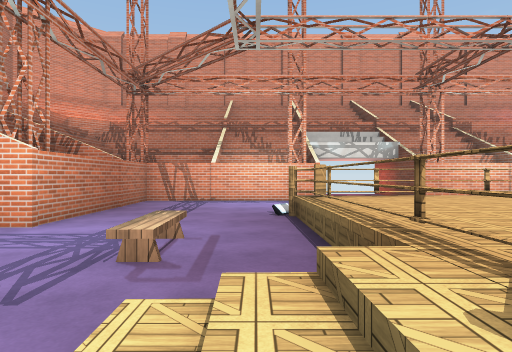
[1] (above)

14 first-person views from a walk through a 3-D level made in the Unity game engine. The camera is 1.3 m above the floor, looks level and sees 75° across. The floor is counted in squares, 2 m on a side. Each view is taken from the middle of a square. On the plan, view 1 faces up. The plan holds only what a view shows up to about 10 squares ahead; the rest is blank. The place goes on beyond the plan. Some animated figures are left out. Some surface patterns are stand-ins.

[2]
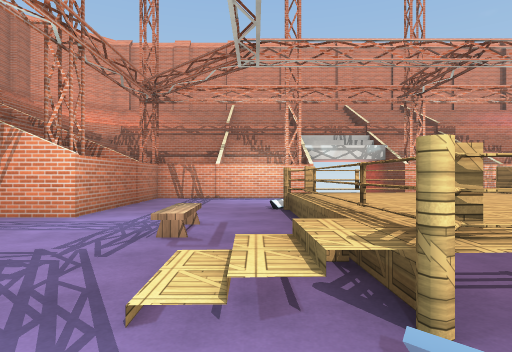

[3]
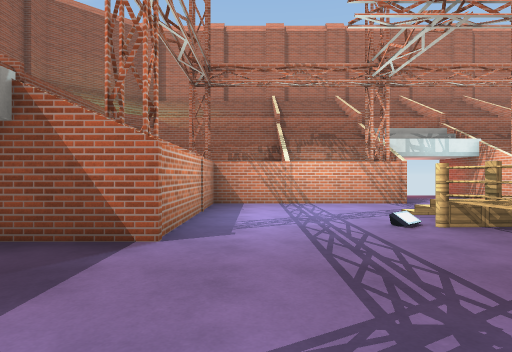

[4]
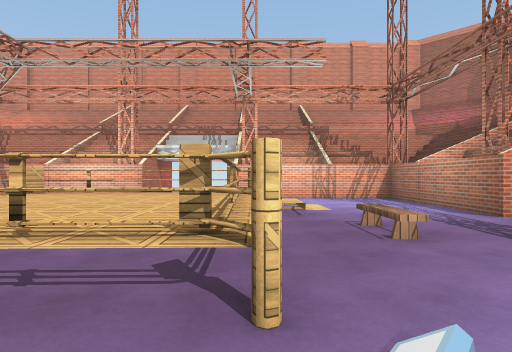

[5]
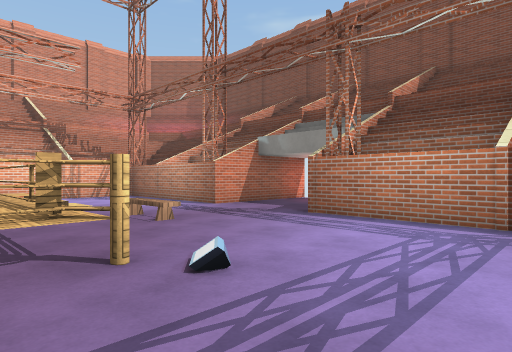

[6]
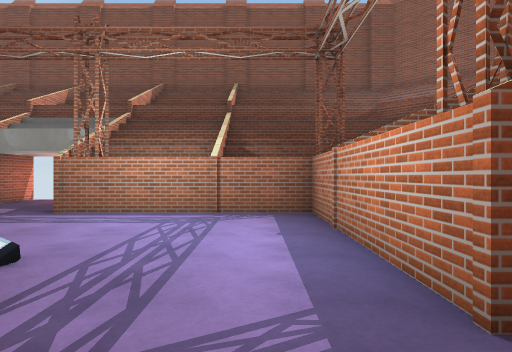

[7]
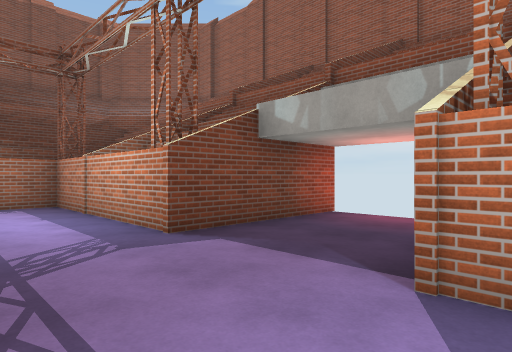

[8]
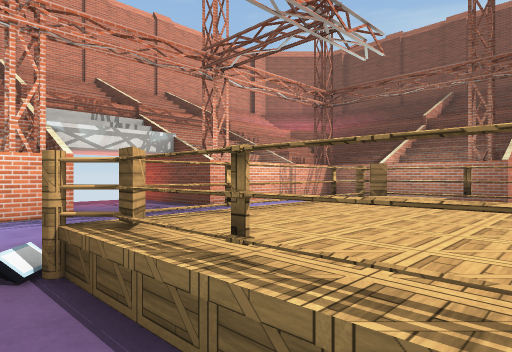

[9]
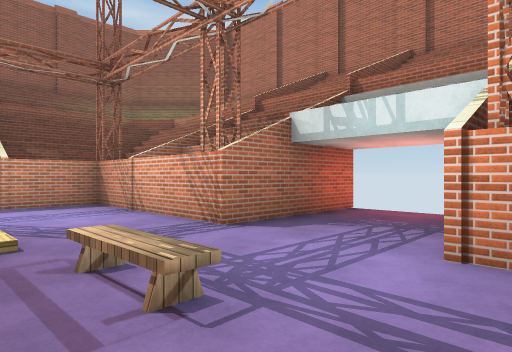

[10]
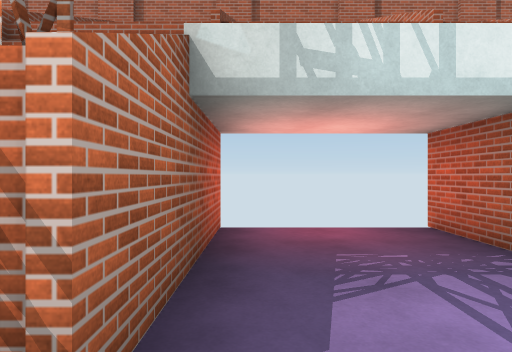

[11]
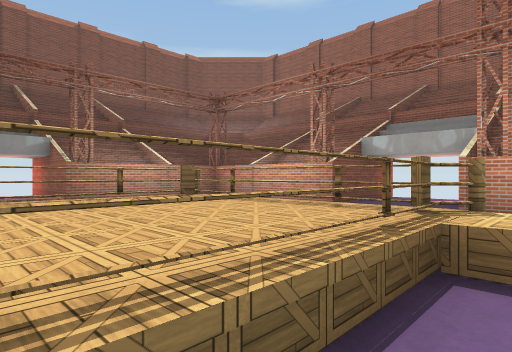

[12]
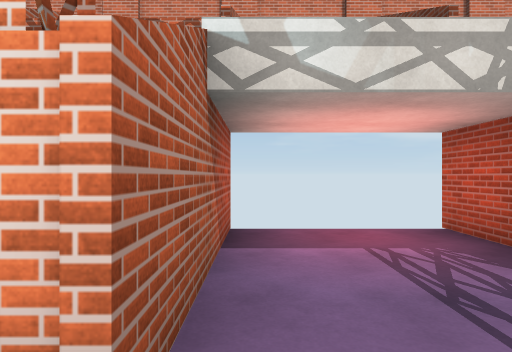

[13]
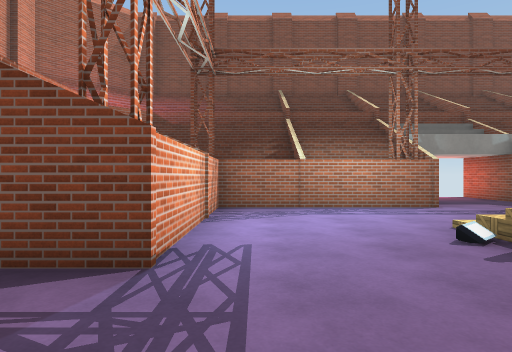

[14]
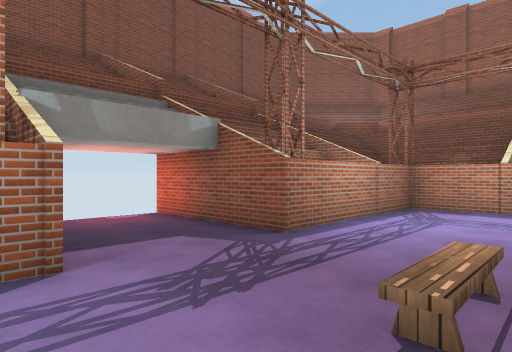

### Floor plan
Key: @ floor where view 1 was taken; # wall or solid block; . main floor; : floor 0.75 m higher than the main floor; / step, stairs or slope; = window, fence, low wall or low ledge; ^ raised ledge.
Columns run from 7 left of view 1 to 13 right of it. Each row starts with its distance up from view 1.
 12         #...#
 11         #...#
 10         #...#
  9     #####...#####
  8     #...........#
  7     #.... ......#
  6     #.... ..#...#
  5 #####...^^^^//..#####
  4 #.......^:::........#
  3 #...../.^:::^.......#
  2 #.......=:::^.......#
  1 #####..//^^^^...#####
  0     #..@#.......#
 -1     #...........#
 -2     #...........#
 -3     #####...#####
 -4         #...#
 -5         #...#
 -6          ...#
 -7            ##

Positions as (right, up) in squares from view 1, and headings:
1: (0, 0), facing up
2: (0, -1), facing up
3: (5, -2), facing left
4: (5, -1), facing up
5: (4, -2), facing up-right
6: (3, -2), facing right
7: (1, -1), facing down-right
8: (0, 3), facing up-right
9: (0, 5), facing down-left
10: (-2, 2), facing left
11: (0, 4), facing down-right
12: (2, 8), facing up
13: (2, 8), facing right
14: (6, 5), facing down-right
